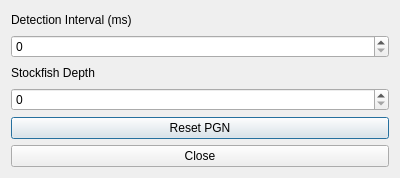
<?xml version="1.0" encoding="UTF-8"?>
<ui version="4.0">
 <class>SettingsDialog</class>
 <widget class="QDialog" name="SettingsDialog">
  <property name="geometry">
   <rect>
    <x>0</x>
    <y>0</y>
    <width>400</width>
    <height>178</height>
   </rect>
  </property>
  <property name="windowTitle">
   <string>Dialog</string>
  </property>
  <layout class="QVBoxLayout" name="verticalLayout">
   <item>
    <widget class="QLabel" name="intervalLabel">
     <property name="text">
      <string>Detection Interval (ms)</string>
     </property>
    </widget>
   </item>
   <item>
    <widget class="QSpinBox" name="intervalSpinBox"/>
   </item>
   <item>
    <widget class="QLabel" name="depthLabel">
     <property name="text">
      <string>Stockfish Depth</string>
     </property>
    </widget>
   </item>
   <item>
    <widget class="QSpinBox" name="depthSpinBox"/>
   </item>
   <item>
    <widget class="QPushButton" name="closeSettingsButton">
     <property name="text">
      <string>Reset PGN</string>
     </property>
    </widget>
   </item>
   <item>
    <widget class="QPushButton" name="pushButton_2">
     <property name="text">
      <string>Close</string>
     </property>
    </widget>
   </item>
  </layout>
 </widget>
 <resources/>
 <connections/>
</ui>
